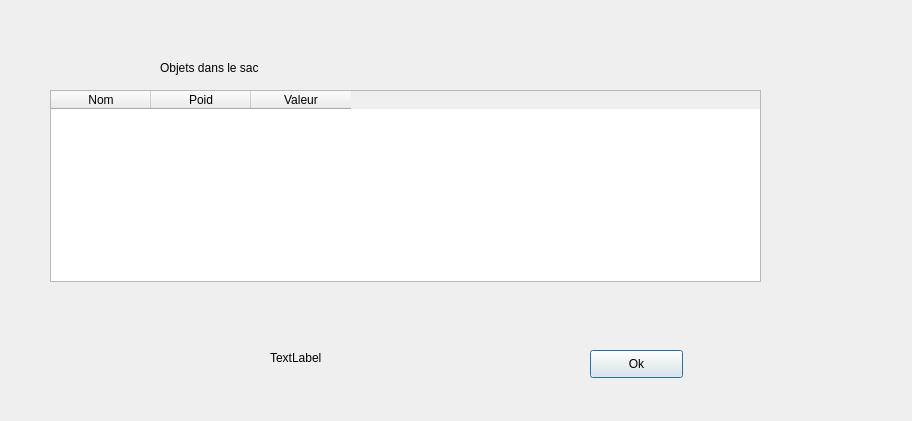
<?xml version="1.0" encoding="UTF-8"?>
<ui version="4.0">
 <class>Dialog</class>
 <widget class="QDialog" name="Dialog">
  <property name="geometry">
   <rect>
    <x>0</x>
    <y>0</y>
    <width>912</width>
    <height>421</height>
   </rect>
  </property>
  <property name="windowTitle">
   <string>Dialog</string>
  </property>
  <widget class="QTableWidget" name="tableWidget">
   <property name="geometry">
    <rect>
     <x>50</x>
     <y>90</y>
     <width>711</width>
     <height>192</height>
    </rect>
   </property>
   <property name="selectionMode">
    <enum>QAbstractItemView::SingleSelection</enum>
   </property>
   <property name="selectionBehavior">
    <enum>QAbstractItemView::SelectRows</enum>
   </property>
   <column>
    <property name="text">
     <string>Nom</string>
    </property>
   </column>
   <column>
    <property name="text">
     <string>Poid</string>
    </property>
   </column>
   <column>
    <property name="text">
     <string>Valeur</string>
    </property>
   </column>
  </widget>
  <widget class="QLabel" name="label">
   <property name="geometry">
    <rect>
     <x>270</x>
     <y>350</y>
     <width>111</width>
     <height>16</height>
    </rect>
   </property>
   <property name="text">
    <string>TextLabel</string>
   </property>
  </widget>
  <widget class="QPushButton" name="ok">
   <property name="geometry">
    <rect>
     <x>590</x>
     <y>350</y>
     <width>93</width>
     <height>28</height>
    </rect>
   </property>
   <property name="text">
    <string>Ok</string>
   </property>
  </widget>
  <widget class="QLabel" name="label_2">
   <property name="geometry">
    <rect>
     <x>160</x>
     <y>60</y>
     <width>371</width>
     <height>16</height>
    </rect>
   </property>
   <property name="text">
    <string>Objets dans le sac</string>
   </property>
  </widget>
 </widget>
 <resources/>
 <connections/>
</ui>
